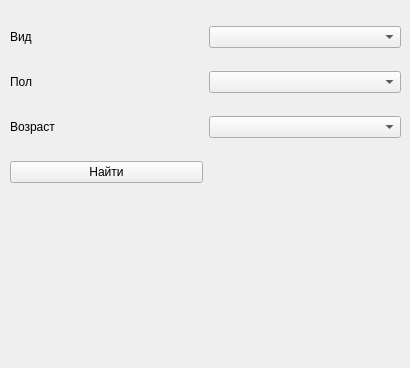
<?xml version="1.0" encoding="UTF-8"?>
<ui version="4.0">
 <class>TimeSeriesOfPrimaryNumbers</class>
 <widget class="QWidget" name="TimeSeriesOfPrimaryNumbers">
  <property name="enabled">
   <bool>true</bool>
  </property>
  <property name="geometry">
   <rect>
    <x>0</x>
    <y>0</y>
    <width>410</width>
    <height>368</height>
   </rect>
  </property>
  <property name="sizePolicy">
   <sizepolicy hsizetype="Expanding" vsizetype="Expanding">
    <horstretch>0</horstretch>
    <verstretch>0</verstretch>
   </sizepolicy>
  </property>
  <property name="windowTitle">
   <string>Form</string>
  </property>
  <property name="layoutDirection">
   <enum>Qt::LeftToRight</enum>
  </property>
  <widget class="QWidget" name="gridLayoutWidget">
   <property name="geometry">
    <rect>
     <x>10</x>
     <y>9</y>
     <width>391</width>
     <height>191</height>
    </rect>
   </property>
   <layout class="QGridLayout" name="gridLayout">
    <property name="sizeConstraint">
     <enum>QLayout::SetDefaultConstraint</enum>
    </property>
    <item row="4" column="0">
     <widget class="QPushButton" name="push_button_find">
      <property name="text">
       <string>Найти</string>
      </property>
     </widget>
    </item>
    <item row="1" column="0">
     <widget class="QLabel" name="label_3">
      <property name="text">
       <string>Пол</string>
      </property>
     </widget>
    </item>
    <item row="4" column="1">
     <widget class="QLabel" name="label_found">
      <property name="text">
       <string/>
      </property>
     </widget>
    </item>
    <item row="0" column="1">
     <widget class="ExtendedComboBox" name="combo_box_species"/>
    </item>
    <item row="0" column="0">
     <widget class="QLabel" name="label">
      <property name="text">
       <string>Вид</string>
      </property>
     </widget>
    </item>
    <item row="1" column="1">
     <widget class="ExtendedComboBox" name="combo_box_gender"/>
    </item>
    <item row="2" column="0">
     <widget class="QLabel" name="label_2">
      <property name="text">
       <string>Возраст</string>
      </property>
     </widget>
    </item>
    <item row="2" column="1">
     <widget class="ExtendedComboBox" name="combo_box_age"/>
    </item>
   </layout>
  </widget>
 </widget>
 <customwidgets>
  <customwidget>
   <class>ExtendedComboBox</class>
   <extends>QComboBox</extends>
   <header>widget.widget_ext_combo_box</header>
  </customwidget>
 </customwidgets>
 <resources/>
 <connections/>
</ui>
